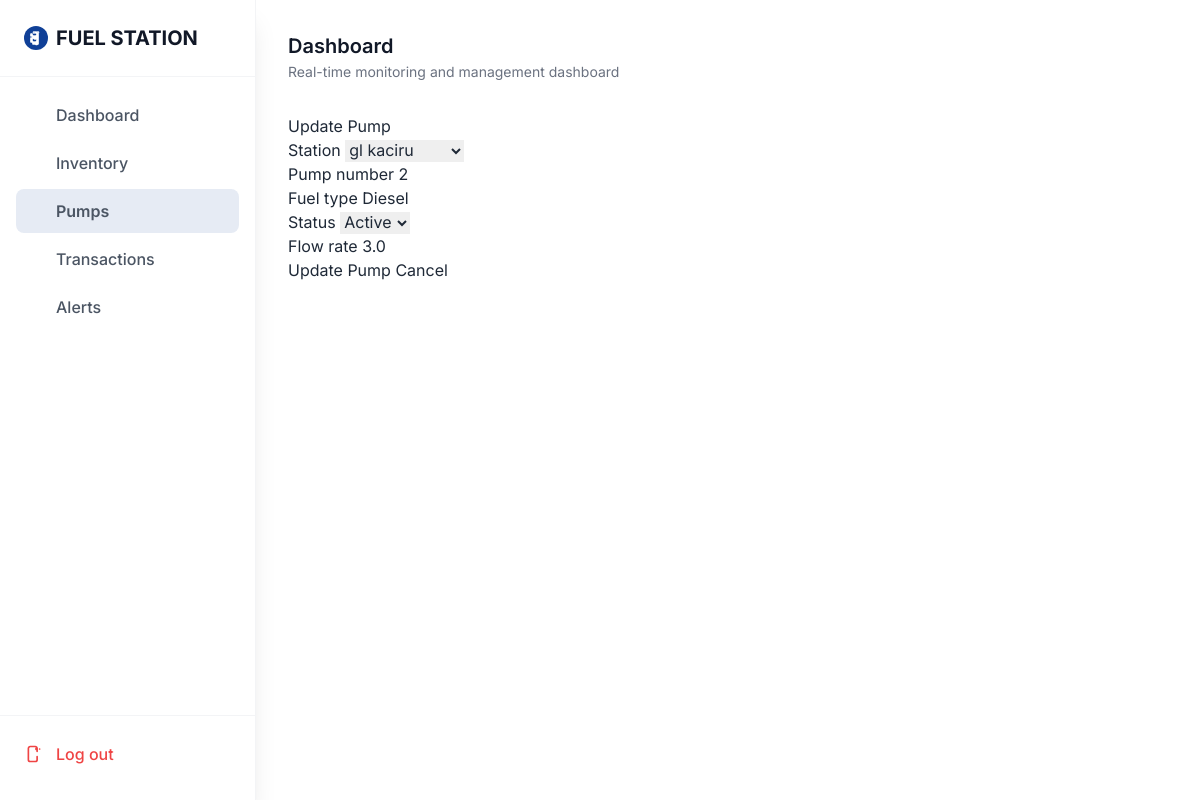
Page /pumps/2/update/ (signed in) on the committed database.
### service/models.py (models this page shows, shortened)
class Station(models.Model):
    station_id = models.AutoField(primary_key=True)
    company_id= models.ForeignKey(Company, on_delete=models.CASCADE, related_name='stations')
    manager_id = models.ForeignKey(User, on_delete=models.SET_NULL, null=True, blank=True, related_name='managed_stations')
    name = models.CharField(max_length=100)
    location = models.CharField(max_length=255)
    created_at = models.DateTimeField(auto_now_add=True)
    status = models.CharField(max_length=20, blank=True, null=True)
    def __str__(self):
        return self.name

class Pump(models.Model):
    pump_id = models.AutoField(primary_key=True)
    station= models.ForeignKey(Station, on_delete=models.CASCADE, related_name='pumps')
    pump_number = models.IntegerField()
    fuel_type = models.CharField(max_length=50)
    STATUS_CHOICES = [
        ('active', 'Active'),
        ('offline', 'Offline'),
    ]
    status = models.CharField(max_length=20, choices=STATUS_CHOICES, default='active')
    flow_rate = models.FloatField(null=True, blank=True)
    class Meta:
        unique_together = ('station_id', 'pump_number')

### service/views.py (the view, shortened to what this page needs)
# urls.py: path('pumps/<int:pump_id>/update/', views.PumpUpdateView.as_view(), name='pump_update'),
class PumpUpdateView(UpdateView):
    model = Pump
    template_name = "pumps/form.html"
    fields = ["station", "pump_number", "fuel_type", "status", "flow_rate"]
    success_url = reverse_lazy('pump_list')
    pk_url_kwarg = 'pump_id'

### templates/pumps/form.html (shortened to what this page needs)
{% extends 'base.html' %}
{% block content %}
<div class="container">
    <h2>{% if object %}Update Pump{% else %}Create New Pump{% endif %}</h2>
    <form method="post">
        {% for field in form %}
        <div class="form-group">
            <label for="{{ field.id_for_label }}">{{ field.label }}</label>
            {{ field }}
        </div>
        {% endfor %}
        <button type="submit" class="btn btn-primary">
            {% if object %}Update{% else %}Create{% endif %} Pump
        </button>
        <a href="{% url 'pump_list' %}" class="btn btn-secondary">Cancel</a>
    </form>
</div>
{% endblock %}

### rows in the picture
Station: form "gl kaciru"
Pump: form "2" "Diesel" "Active" "3.0"

### other values in the picture
{{ field.label }} "Station" "Pump number" "Fuel type" "Status" "Flow rate"
